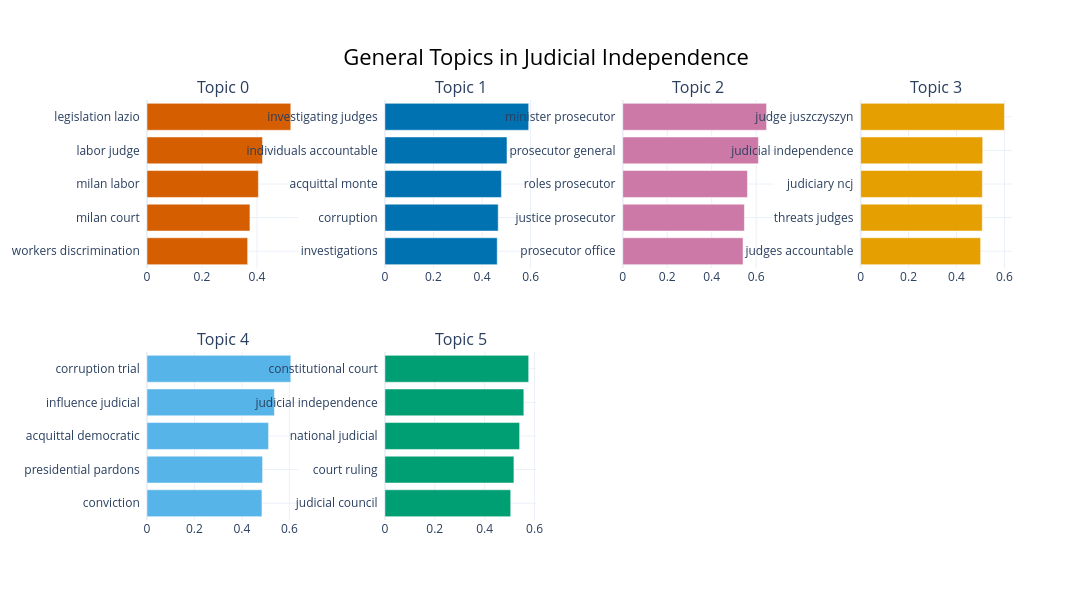
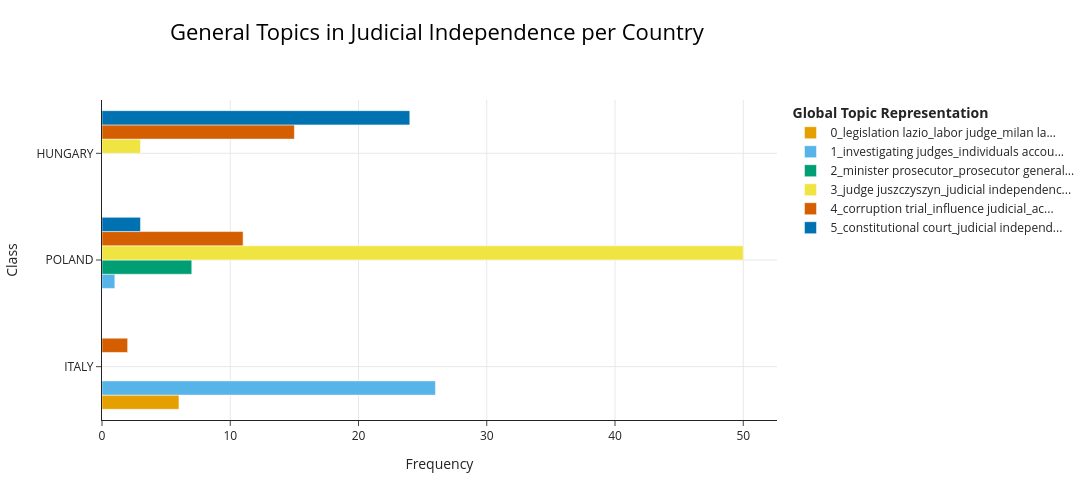

These figures' notebook cell, in order:
### Code cell
fig = topic_model.visualize_barchart(width=400, height=300, title="General Topics in Judicial Independence")
fig.show()

topics_per_class = topic_model.topics_per_class(df["event"], classes=df["country"])
fig = topic_model.visualize_topics_per_class(topics_per_class, title="General Topics in Judicial Independence per Country", width=1200, height=500, normalize_frequency=False)
fig.update_traces(visible=True)
fig.show()

### Figure 1 — Plotly figure (JSON) as saved in the notebook; plotly's stock layout.template omitted (floating-point values rounded to 4 significant figures)
{"data": [{"marker": {"color": "#D55E00"}, "orientation": "h", "type": "bar", "x": [0.366, 0.3744, 0.4051, 0.4201, 0.5231], "xaxis": "x", "y": ["workers discrimination  ", "milan court  ", "milan labor  ", "labor judge  ", "legislation lazio  "], "yaxis": "y"}, {"marker": {"color": "#0072B2"}, "orientation": "h", "type": "bar", "x": [0.4625, 0.4665, 0.4798, 0.5028, 0.5921], "xaxis": "x2", "y": ["investigations  ", "corruption  ", "acquittal monte  ", "individuals accountable  ", "investigating judges  "], "yaxis": "y2"}, {"marker": {"color": "#CC79A7"}, "orientation": "h", "type": "bar", "x": [0.541, 0.5471, 0.5608, 0.6101, 0.6466], "xaxis": "x3", "y": ["prosecutor office  ", "justice prosecutor  ", "roles prosecutor  ", "prosecutor general  ", "minister prosecutor  "], "yaxis": "y3"}, {"marker": {"color": "#E69F00"}, "orientation": "h", "type": "bar", "x": [0.5006, 0.5074, 0.5077, 0.5094, 0.5999], "xaxis": "x4", "y": ["judges accountable  ", "threats judges  ", "judiciary ncj  ", "judicial independence  ", "judge juszczyszyn  "], "yaxis": "y4"}, {"marker": {"color": "#56B4E9"}, "orientation": "h", "type": "bar", "x": [0.4845, 0.4871, 0.5122, 0.537, 0.6062], "xaxis": "x5", "y": ["conviction  ", "presidential pardons  ", "acquittal democratic  ", "influence judicial  ", "corruption trial  "], "yaxis": "y5"}, {"marker": {"color": "#009E73"}, "orientation": "h", "type": "bar", "x": [0.5045, 0.5173, 0.5401, 0.557, 0.5764], "xaxis": "x6", "y": ["judicial council  ", "court ruling  ", "national judicial  ", "judicial independence  ", "constitutional court  "], "yaxis": "y6"}], "layout": {"annotations": [{"font": {"size": 16}, "showarrow": false, "text": "Topic 0", "x": 0.0875, "xanchor": "center", "xref": "paper", "y": 1, "yanchor": "bottom", "yref": "paper"}, {"font": {"size": 16}, "showarrow": false, "text": "Topic 1", "x": 0.3625, "xanchor": "center", "xref": "paper", "y": 1, "yanchor": "bottom", "yref": "paper"}, {"font": {"size": 16}, "showarrow": false, "text": "Topic 2", "x": 0.6375, "xanchor": "center", "xref": "paper", "y": 1, "yanchor": "bottom", "yref": "paper"}, {"font": {"size": 16}, "showarrow": false, "text": "Topic 3", "x": 0.9125, "xanchor": "center", "xref": "paper", "y": 1, "yanchor": "bottom", "yref": "paper"}, {"font": {"size": 16}, "showarrow": false, "text": "Topic 4", "x": 0.0875, "xanchor": "center", "xref": "paper", "y": 0.4, "yanchor": "bottom", "yref": "paper"}, {"font": {"size": 16}, "showarrow": false, "text": "Topic 5", "x": 0.3625, "xanchor": "center", "xref": "paper", "y": 0.4, "yanchor": "bottom", "yref": "paper"}], "height": 600, "hoverlabel": {"bgcolor": "white", "font": {"family": "Rockwell", "size": 16}}, "showlegend": false, "title": {"font": {"color": "Black", "size": 22}, "text": "General Topics in Judicial Independence", "x": 0.5, "xanchor": "center", "yanchor": "top"}, "width": 1600, "xaxis": {"anchor": "y", "domain": [0, 0.175], "showgrid": true}, "xaxis2": {"anchor": "y2", "domain": [0.275, 0.45], "showgrid": true}, "xaxis3": {"anchor": "y3", "domain": [0.55, 0.725], "showgrid": true}, "xaxis4": {"anchor": "y4", "domain": [0.825, 1], "showgrid": true}, "xaxis5": {"anchor": "y5", "domain": [0, 0.175], "showgrid": true}, "xaxis6": {"anchor": "y6", "domain": [0.275, 0.45], "showgrid": true}, "xaxis7": {"anchor": "y7", "domain": [0.55, 0.725], "showgrid": true}, "xaxis8": {"anchor": "y8", "domain": [0.825, 1], "showgrid": true}, "yaxis": {"anchor": "x", "domain": [0.6, 1], "showgrid": true}, "yaxis2": {"anchor": "x2", "domain": [0.6, 1], "showgrid": true}, "yaxis3": {"anchor": "x3", "domain": [0.6, 1], "showgrid": true}, "yaxis4": {"anchor": "x4", "domain": [0.6, 1], "showgrid": true}, "yaxis5": {"anchor": "x5", "domain": [0, 0.4], "showgrid": true}, "yaxis6": {"anchor": "x6", "domain": [0, 0.4], "showgrid": true}, "yaxis7": {"anchor": "x7", "domain": [0, 0.4], "showgrid": true}, "yaxis8": {"anchor": "x8", "domain": [0, 0.4], "showgrid": true}}}

### Figure 2 — Plotly figure (JSON) as saved in the notebook; plotly's stock layout.template omitted (floating-point values rounded to 4 significant figures)
{"data": [{"hoverinfo": "text", "hovertext": ["<b>Topic 0</b><br>Words: decree, victims, workers, asylum, compensation"], "marker": {"color": "#E69F00"}, "name": "0_legislation lazio_labor judge_milan la...", "orientation": "h", "type": "bar", "visible": true, "x": [6], "y": ["ITALY"]}, {"hoverinfo": "text", "hovertext": ["<b>Topic 1</b><br>Words: state institutions, state, allowing, allowing government, undermines independence", "<b>Topic 1</b><br>Words: acquittal, evidence, investigations, defense, corruption"], "marker": {"color": "#56B4E9"}, "name": "1_investigating judges_individuals accou...", "orientation": "h", "type": "bar", "visible": true, "x": [1, 26], "y": ["POLAND", "ITALY"]}, {"hoverinfo": "text", "hovertext": ["<b>Topic 2</b><br>Words: prosecutor, prosecutor general, general, bodnar, minister justice"], "marker": {"color": "#009E73"}, "name": "2_minister prosecutor_prosecutor general...", "orientation": "h", "type": "bar", "visible": true, "x": [7], "y": ["POLAND"]}, {"hoverinfo": "text", "hovertext": ["<b>Topic 3</b><br>Words: threats, threats judges, response, framework, framework presidential", "<b>Topic 3</b><br>Words: judges, judge, tribunal, constitutional tribunal, council judiciary"], "marker": {"color": "#F0E442"}, "name": "3_judge juszczyszyn_judicial independenc...", "orientation": "h", "type": "bar", "visible": true, "x": [3, 50], "y": ["HUNGARY", "POLAND"]}, {"hoverinfo": "text", "hovertext": ["<b>Topic 4</b><br>Words: pardons, pardon, presidential, acquittal, bige", "<b>Topic 4</b><br>Words: pardons, presidential pardons, mariusz, bartosz, presidential", "<b>Topic 4</b><br>Words: potential manipulation, bias, manipulation, bangladeshi man, distorted conception"], "marker": {"color": "#D55E00"}, "name": "4_corruption trial_influence judicial_ac...", "orientation": "h", "type": "bar", "visible": true, "x": [15, 11, 2], "y": ["HUNGARY", "POLAND", "ITALY"]}, {"hoverinfo": "text", "hovertext": ["<b>Topic 5</b><br>Words: judicial, funds, obt, foundation, currency", "<b>Topic 5</b><br>Words: loan, borrowers, franc, swiss, swiss franc"], "marker": {"color": "#0072B2"}, "name": "5_constitutional court_judicial independ...", "orientation": "h", "type": "bar", "visible": true, "x": [24, 3], "y": ["HUNGARY", "POLAND"]}], "layout": {"height": 500, "hoverlabel": {"bgcolor": "white", "font": {"family": "Rockwell", "size": 16}}, "legend": {"title": {"text": "<b>Global Topic Representation"}}, "title": {"font": {"color": "Black", "size": 22}, "text": "General Topics in Judicial Independence per Country", "x": 0.4, "xanchor": "center", "y": 0.95, "yanchor": "top"}, "width": 1200, "xaxis": {"showgrid": true, "title": {"text": "Frequency"}}, "yaxis": {"showgrid": true, "title": {"text": "Class"}}}}
